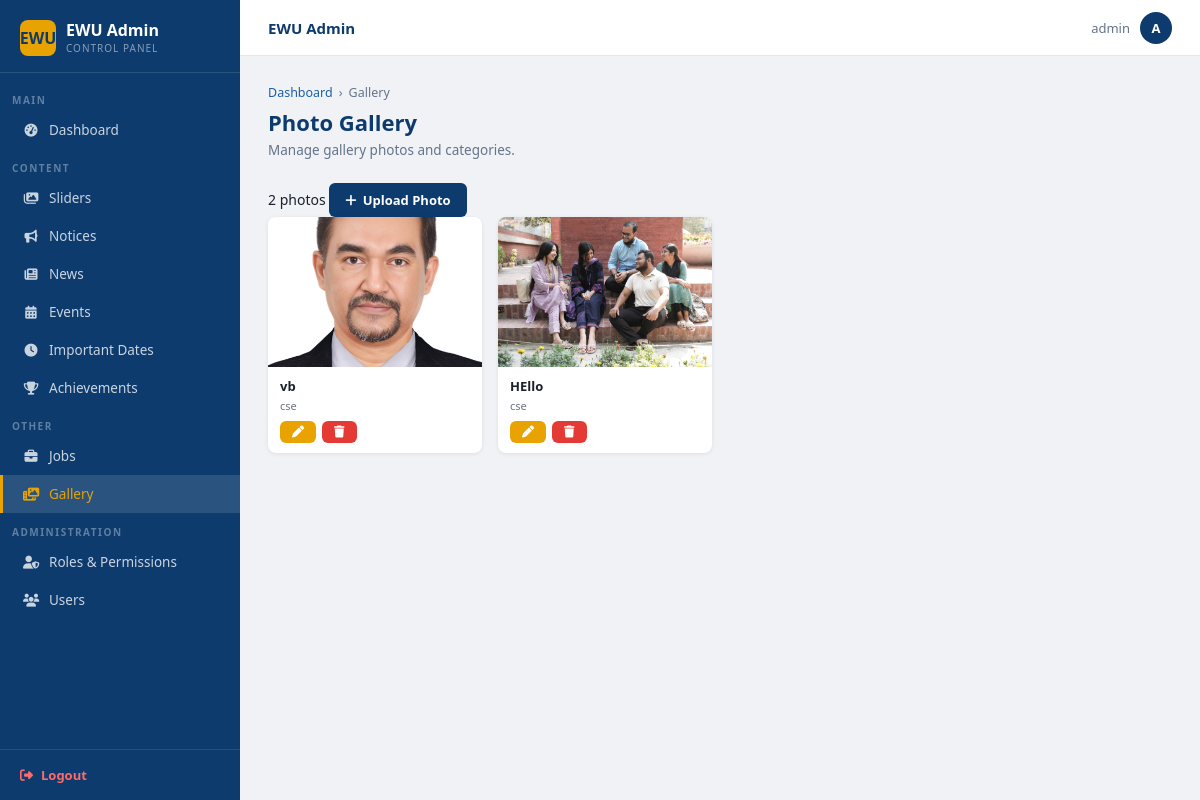
Before: /dashboard/gallery/ (signed in) with the older database file.
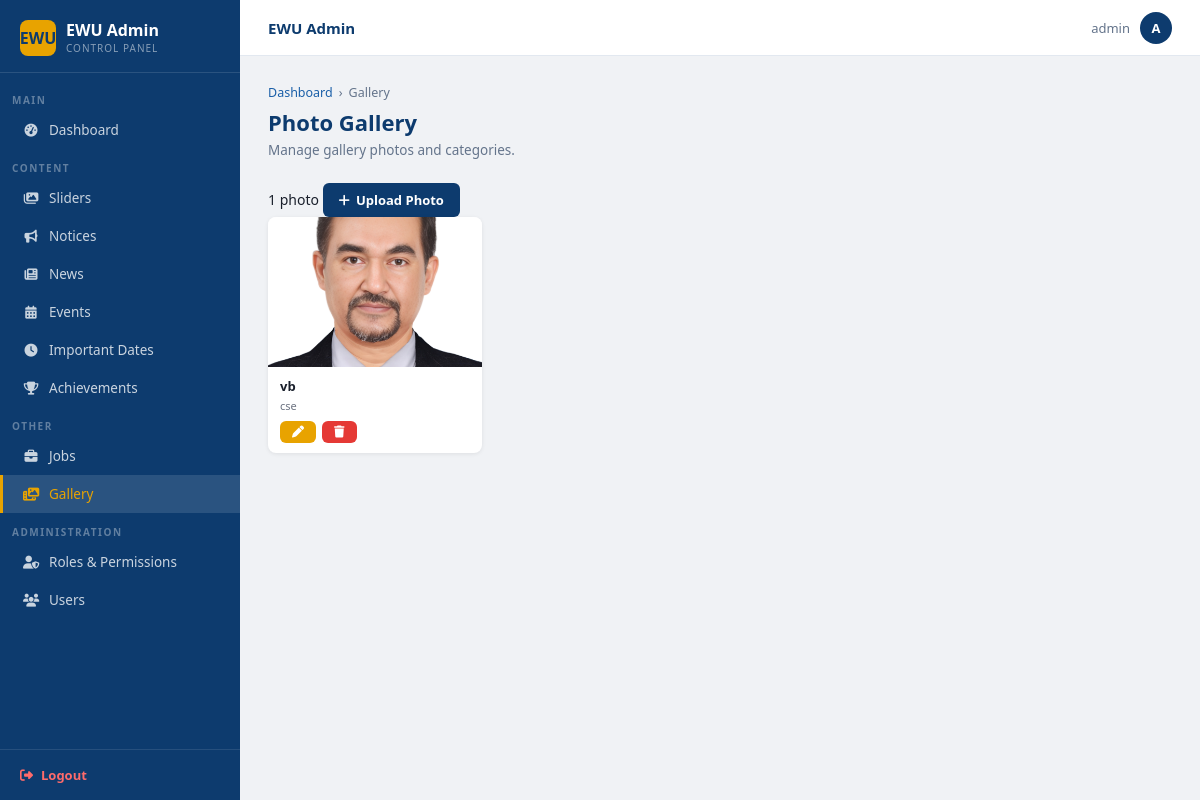
After: the same page with the newer database file.
### main/models.py (models this page shows, shortened)
class GalleryPhoto(models.Model):
    title    = models.CharField(max_length=200)
    image    = models.ImageField(upload_to='gallery/')
    category = models.ForeignKey(
        GalleryCategory,
        on_delete=models.SET_NULL,
        null=True, blank=True,
        related_name='photos'
    )
    caption    = models.CharField(max_length=300, blank=True)
    uploaded_at = models.DateTimeField(auto_now_add=True)
    is_active  = models.BooleanField(default=True)
    class Meta:
        ordering     = ['-uploaded_at']
        verbose_name = 'Gallery Photo'

class GalleryCategory(models.Model):
    name  = models.CharField(max_length=100)
    order = models.PositiveIntegerField(default=0)
    class Meta:
        ordering     = ['order']
        verbose_name = 'Gallery Category'
        verbose_name_plural = 'Gallery Categories'

### main/views.py (the view)
# urls.py: path('dashboard/gallery/',                      views.gallery_list_admin, name='admin_gallery_list'),
@require_perm('main.view_galleryphoto')
def gallery_list_admin(request):
    return render(request, 'admin/gallery_list.html', {
        'photos': GalleryPhoto.objects.select_related('category').order_by('-uploaded_at'),
        'categories': GalleryCategory.objects.all(),
    })

### templates/admin/gallery_list.html (shortened to what this page needs)
{% extends 'admin/base_admin.html' %}
{% block nav_gallery %}active{% endblock %}
{% block content %}
<div class="page-head">
  <div class="breadcrumb">
    <a href="{% url 'dashboard' %}">Dashboard</a>
    <span>›</span><span>Gallery</span>
  </div>
  <h1>Photo Gallery</h1>
  <p>Manage gallery photos and categories.</p>
</div>
<div class="search-row">
  <span class="count-badge">{{ photos|length }} photo{{ photos|length|pluralize }}</span>
  <a href="{% url 'admin_gallery_create' %}" class="btn btn-primary" style="margin-left:auto">
    <i class="fa-solid fa-plus"></i> Upload Photo
  </a>
</div>
<div style="display:grid;grid-template-columns:repeat(auto-fill,minmax(200px,1fr));gap:16px;margin-bottom:24px">
  {% for photo in photos %}
  <div style="background:#fff;border-radius:8px;box-shadow:0 1px 4px rgba(0,0,0,.08);overflow:hidden">
    {% if photo.image %}
    <img src="{{ photo.image.url }}" alt="{{ photo.title }}"
         style="width:100%;height:150px;object-fit:cover;display:block">
    {% else %}
    <div style="width:100%;height:150px;background:#f0f3f8;display:flex;align-items:center;justify-content:center;color:#ccc;font-size:36px">
      <i class="fa-regular fa-image"></i>
    </div>
    {% endif %}
    <div style="padding:10px 12px">
      <p style="font-size:13px;font-weight:600;margin-bottom:3px;white-space:nowrap;overflow:hidden;text-overflow:ellipsis">
        {{ photo.title }}
      </p>
      {% if photo.category %}
      <p style="font-size:11px;color:#6b7280;margin-bottom:4px;">{{ photo.category.name }}</p>
      {% endif %}
      <div style="display:flex;gap:6px;margin-top:8px;align-items:center;">
        <a href="{% url 'admin_gallery_edit' photo.pk %}"
           class="btn btn-sm btn-warning btn-icon" title="Edit">
          <i class="fa-solid fa-pen"></i>
        </a>
        <form method="post" action="{% url 'admin_gallery_delete' photo.pk %}"
              style="display:inline;margin:0;"
              onsubmit="return confirm('Delete &quot;{{ photo.title|escapejs }}&quot;? This cannot be undone.')">
          <button type="submit" class="btn btn-sm btn-danger btn-icon" title="Delete">
            <i class="fa-solid fa-trash"></i>
          </button>
        </form>
      </div>
    </div>
  </div>
  {% endfor %}
</div>
{% endblock %}

Changed rows visible on the page:
removed GalleryPhoto: image (picture), title "HEllo", category.name "cse"
Other visible differences:
{{ photos|length }}: "2" → "1"
